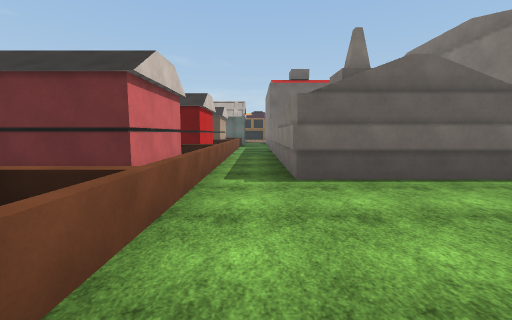
view 1 (above)

24 first-person views from a walk through a scene from a Unity 3-D project. The camera is 1.5 m above the floor, tilts 6° down and sees 90° across. The floor is counted in squares, 2 m on a side. Each view is taken from the middle of a square. On the plan, view 1 faces up. The plan holds only what a view shows up to about 9 squares ahead; the rest is blank. The place goes on beyond the plan. The player is left out. Some surface patterns are stand-ins.

view 2
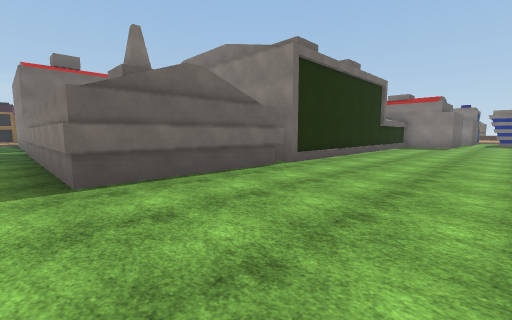

view 3
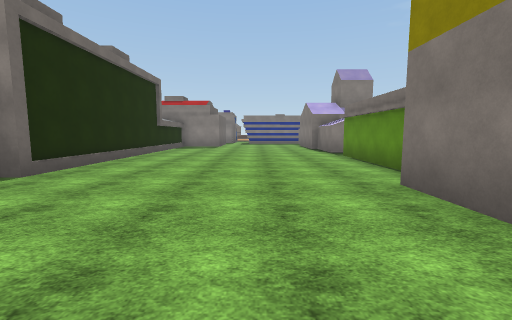

view 4
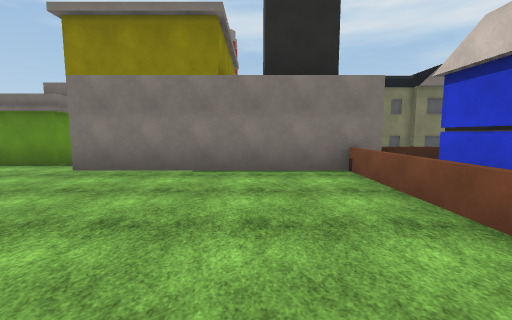

view 5
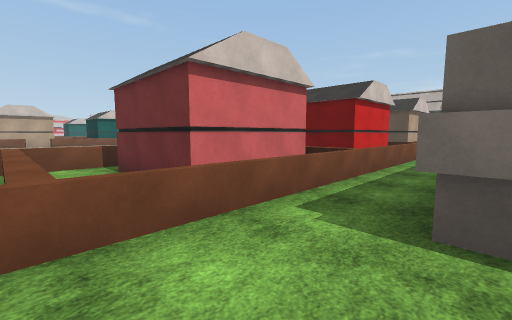

view 6
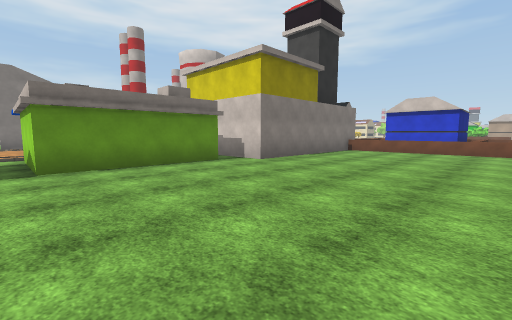

view 7
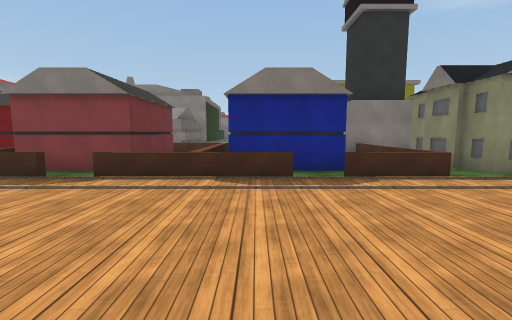

view 8
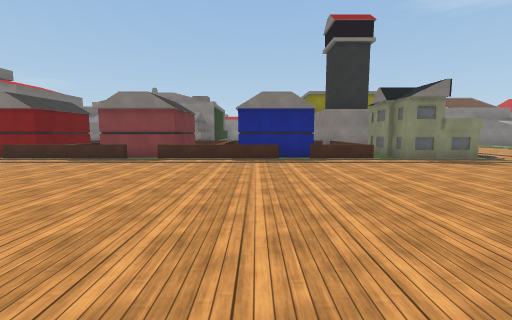

view 9
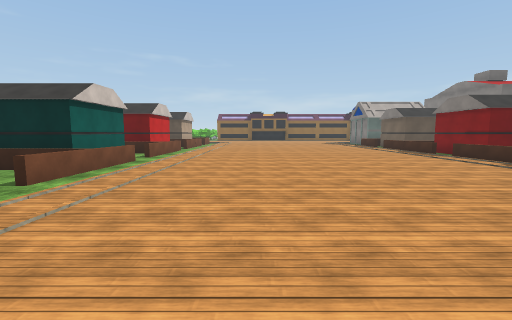

view 10
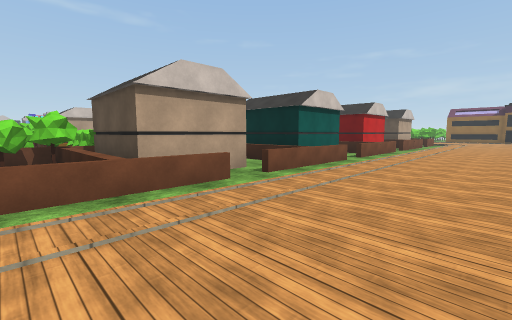

view 11
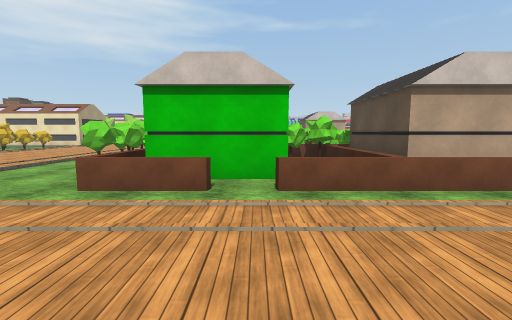

view 12
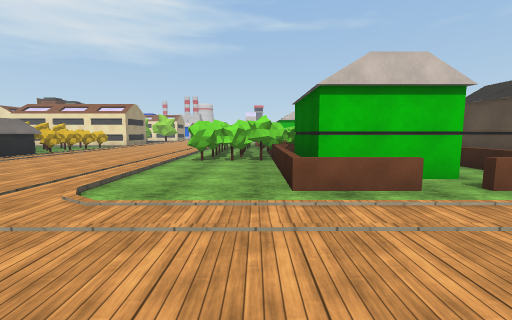

view 13
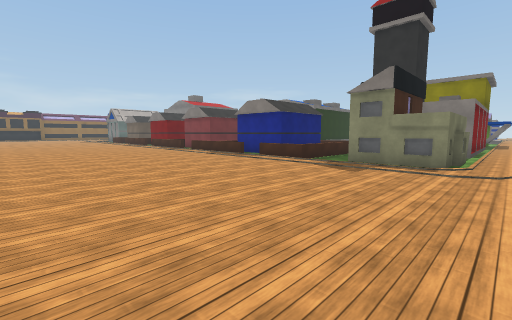

view 14
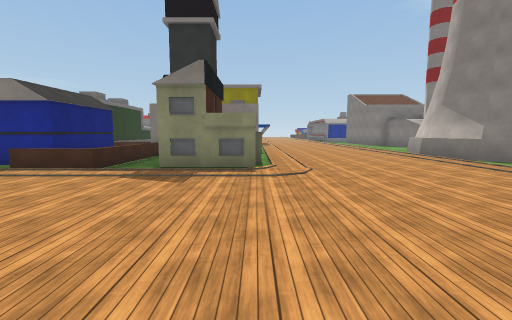

view 15
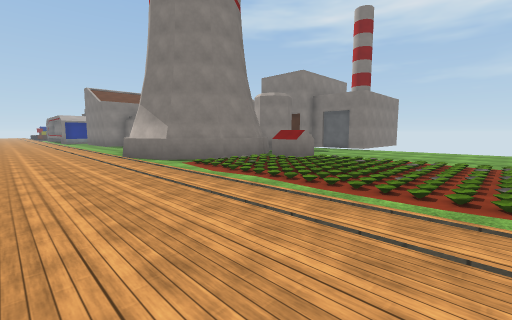

view 16
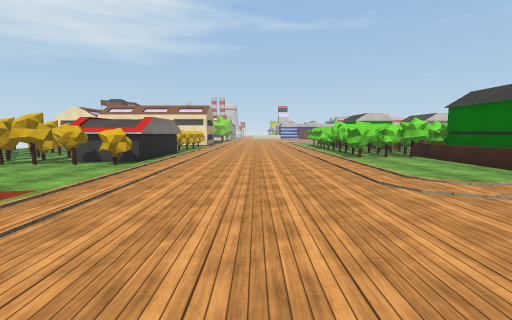

view 17
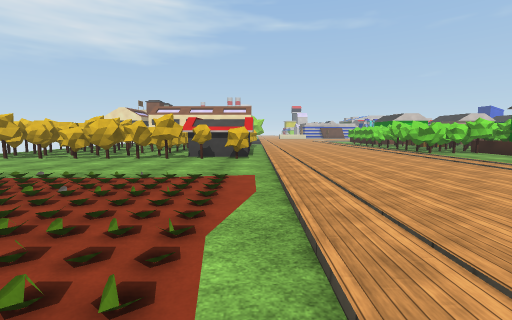

view 18
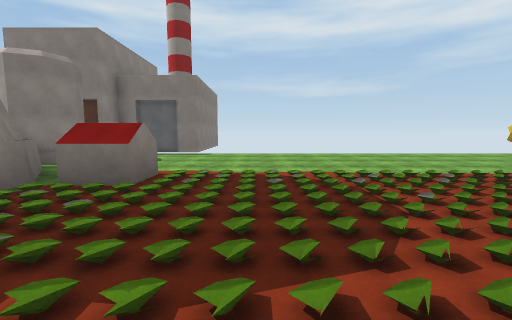

view 19
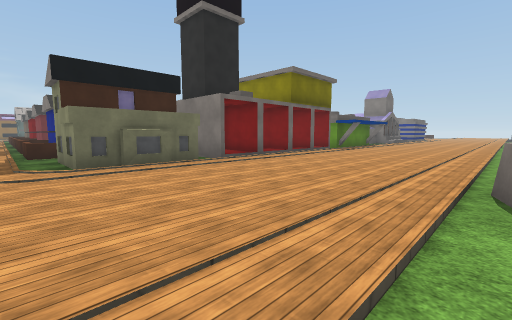

view 20
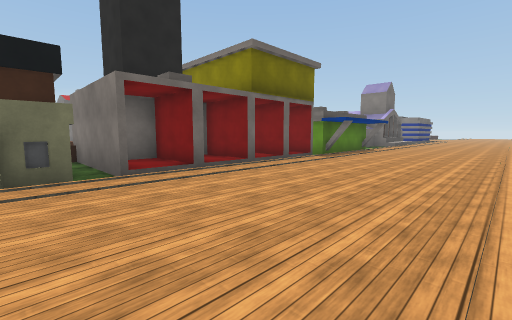

view 21
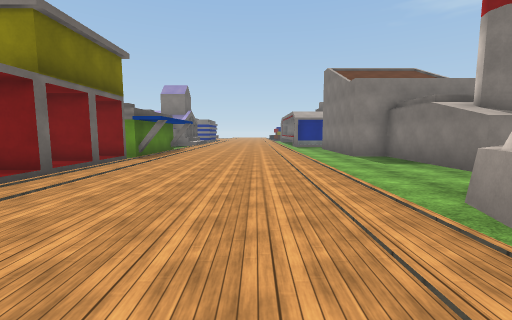

view 22
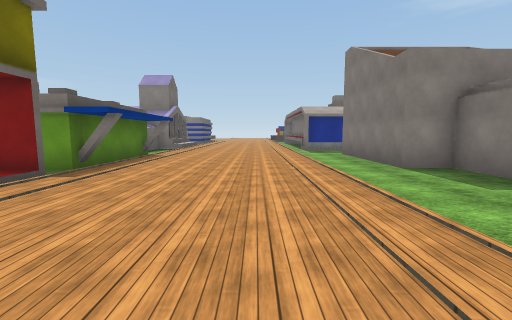

view 23
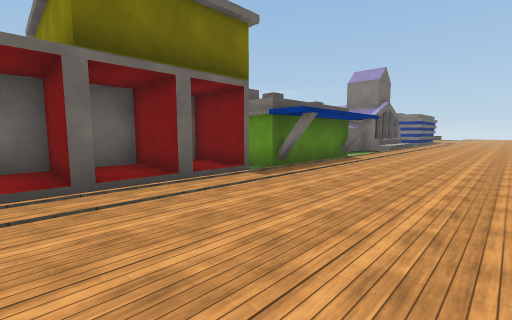

view 24
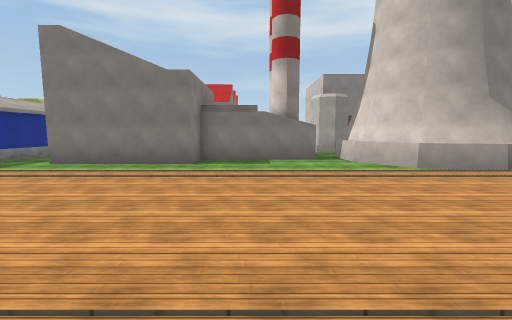

### Floor plan
Key: @ floor where view 1 was taken; # wall or solid block; x gap in a wall; . main floor; : floor 0.25 m higher than the main floor; / step, stairs or slope; ^ raised ledge; H house.
Columns run from 21 left of view 1 to 10 right of it. Each row starts with its distance up from view 1.
 12                      .#
 11         ..           .#
 10        ...         #H.#
  9      H........./H  #H.#
  8     #........../H###H.#
  7      H........./H  HH.#
  6    HHH........./H  #H.#
  5     .H........./H  #H.#
  4      H........./H###H.##########
  3      H........./H   H...........
  2  ####H........./HHHHH...........
  1   #HHH........./H#  H...........
  0   # HH........./.###H@..........
 -1     #........../H###H...........
 -2     #H........./HHHH######......
 -3  ####H........./....######.####.
 -4  ##............/############  #.
 -5  #............./HHHH:#:##:##  #.
 -6  #..../.........HHHH/#/##/#####.
 -7 ...............:................
 -8 .......... .....................
 -9 ................................
-10 ................................
-11 ...............................
-12 ####...............##...........
-13    ##...........######..........
-14    ##...........##   ##....#####
-15    ##...........##    ######
-16    ##..........x^##
-17    #............ .#
-18    ##...........  ##
-19    ##............ #
-20      ............
-21      ............

Positions as (right, up) in squares from view 1, and headings:
1: (0, 0), facing up
2: (0, 0), facing up-right
3: (1, 0), facing right
4: (1, 3), facing down
5: (1, 2), facing up-left
6: (10, 3), facing down-left
7: (-10, 1), facing right
8: (-13, 1), facing right
9: (-12, 0), facing up
10: (-12, 0), facing up-left
11: (-12, -1), facing left
12: (-12, -4), facing left
13: (-12, -7), facing up-right
14: (-11, -6), facing right
15: (-11, -9), facing down-right
16: (-11, -9), facing left
17: (-10, -12), facing left
18: (-8, -12), facing down
19: (-6, -12), facing up-right
20: (-3, -11), facing up-right
21: (-3, -10), facing right
22: (0, -10), facing right
23: (1, -10), facing up-right
24: (4, -6), facing down
